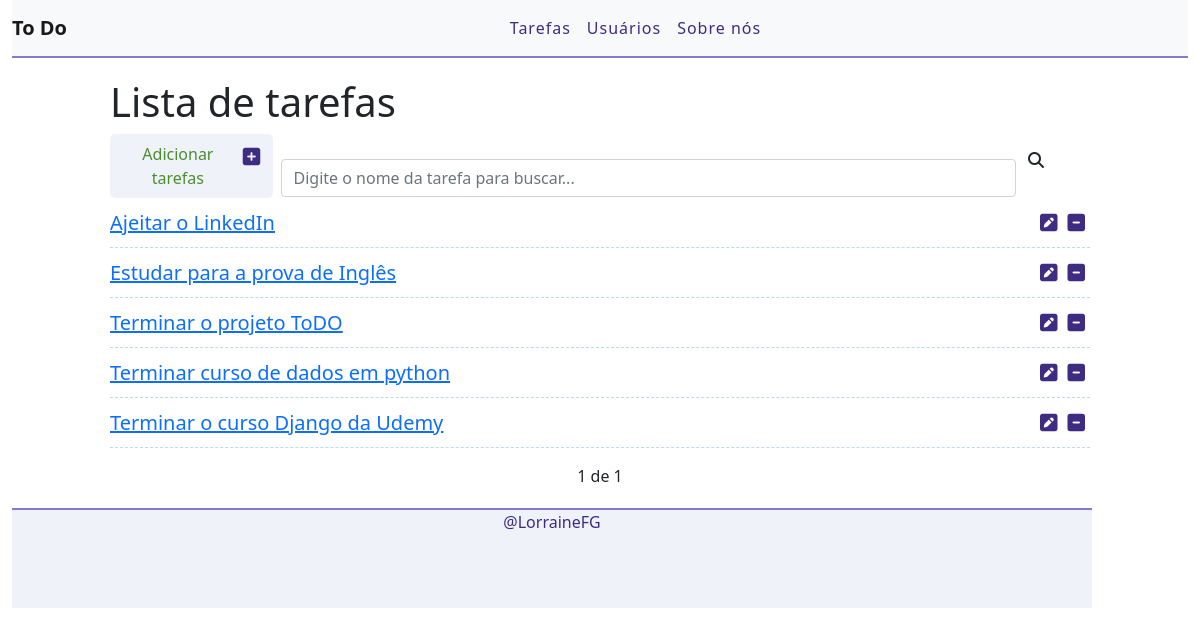
Before: /?page=2 with the older database file.
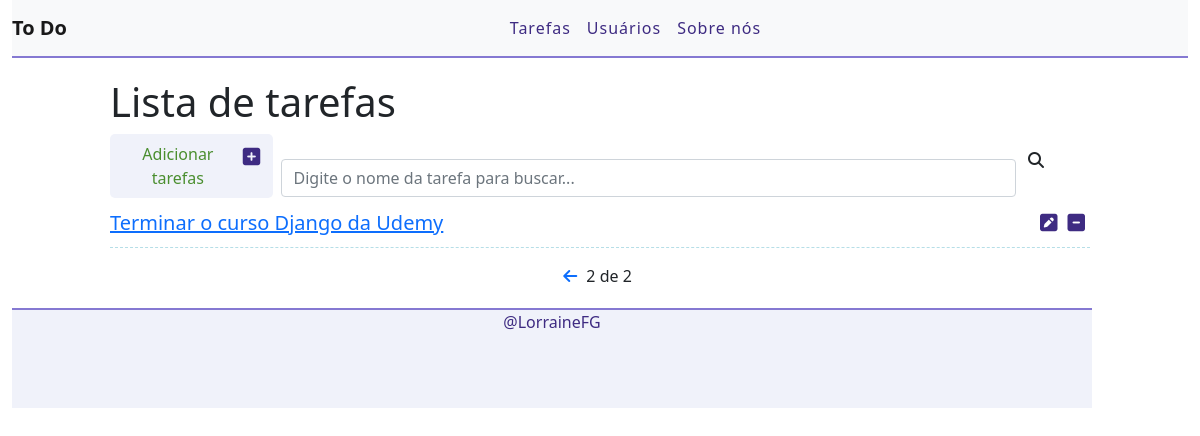
After: the same page with the newer database file.
### task/models.py (models this page shows, shortened)
class Task(models.Model):
    STATUS = (
        ('Doing', 'Doing'),
        ('Done', 'Done'),
    )
    title = models.CharField(max_length=255)
    description = models.TextField()
    done = models.CharField(max_length=5, choices=STATUS)
    created_al = models.DateTimeField(auto_now_add=True)
    Uptade_al = models.DateTimeField(auto_now = True)

### task/views.py (the view)
# urls.py: path('', views.taskList, name = 'task-list'),
def taskList(request):
  tasks_list = Task.objects.all().order_by('-created_al')
  paginator = Paginator(tasks_list, 5)
  page = request.GET.get('page')
  tasks = paginator.get_page(page)
  return render(request, 'task/list.html', {'tasks': tasks})

### task/templates/task/list.html (shortened to what this page needs)
{% extends 'base.html' %}
{% block content%}
<div class= "offset-1 col-10 list-div">
  <h1> Lista de tarefas </h1>
    <a id="add-link"  href="newtask/">
      <div class ="col-2 add-div">
        <i class="fa-solid fa-square-plus"></i></i>  Adicionar tarefas
      </div>
    </a>
    <div class =" col-9 search-div">
      <input class="form-control" type="text" id="search" name="search" placeholder="Digite o nome da tarefa para buscar...">
      <i class="fas fa-search"></i>
    </div>
  <ul class="task-list">
    {% for task in tasks %}
      <li class="task-item">
        <span> <a href="/task/{{task.id}}"> {{task.title}} </a> </span>
        <a href = "delete/{{task.id}}"<span> <i class="fa-solid fa-square-minus"></i></span></a>
        <a href="edit/{{task.id}}"><span> <i class="fa-solid fa-square-pen"></i></span></a>
    {% endfor %}
</div>
<div class="pagination">
  <span class='step-links'>
    {% if tasks.has_previous %}
      <a href="?page={{ tasks.previous_page_number }}"><i class='fas fa-arrow-left'></i></a>
    {% endif %}
    <span class='current'>
      {{tasks.number}} de {{ tasks.paginator.num_pages }}
    </span>
</div>
{% endblock %}

Changed rows visible on the page:
no longer on this page (row edited): Task: title "Ajeitar o LinkedIn"
no longer on this page (row unchanged): Task: title "Estudar para a prova de Inglês"
no longer on this page (row unchanged): Task: title "Terminar o projeto ToDO"
no longer on this page (row unchanged): Task: title "Terminar curso de dados em python"
Other visible differences:
{{ tasks.number }}: "1" → "2"
{{ tasks.paginator.num_pages }}: "1" → "2"
